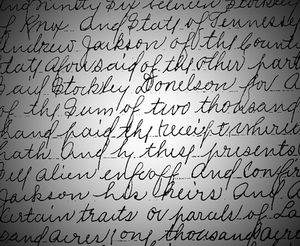
%> input picture lab5/tekstReczny.png (cropped and resized to the size of MATLAB's example picture, made grey), 300 x 246 px, given in place of coins.png, which was not available; the run also reads 1 picture not shown here
$ octave zad1.m   (GNU Octave 9; MATLAB toolbox functions it lacks are replaced by stand-ins)
%> lines starting %> are read from the running program, lines starting %| are printed output that depends on the picture; pictures that were not available may be replaced by others from this repository, and a replacement may not be noted
% Jakub Adamczyk
% Binaryzacja zad1
%% Clearing workspace
clearvars;
close all;
clc;

%% Image Read

coins = imread('coins.png');
%> coins is the input picture: size 246x300 uint8; min 0, max 255, mean 141
figura = imread('figura.png');
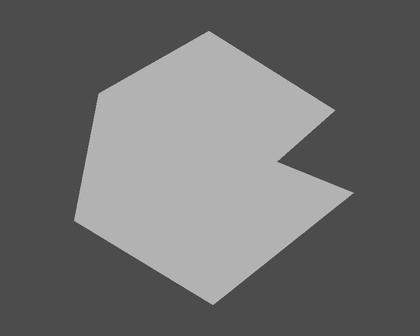
%> input picture lab5/figura.png, 420 x 336 px, shrunk from 814 x 651 before the run
%> figura is the input picture: size 336x420x3 uint8; min 64, max 189, mean 109.5
figura2 = imread('figura2.png');
figura3 = imread('figura3.png');
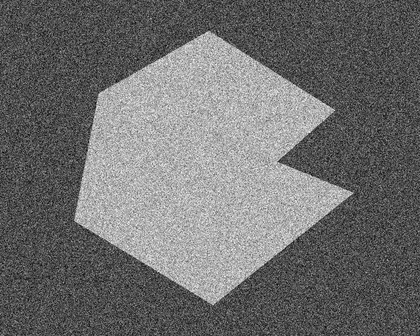
%> input picture lab5/figura3.png, 420 x 336 px, shrunk from 814 x 651 before the run
%> figura3 is the input picture: size 336x420x3 uint8; min 0, max 251, mean 110
figura4 = imread('figura4.png');
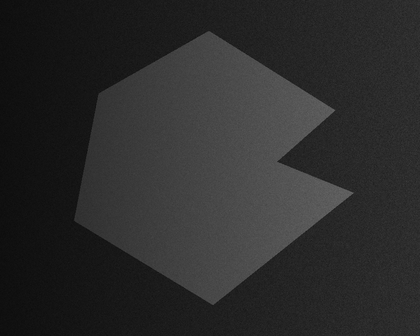
%> input picture lab5/figura4.png, 420 x 336 px, shrunk from 814 x 651 before the run
%> figura4 is the input picture: size 336x420x3 uint8; min 12, max 103, mean 43.6
%> (the run ends here)
